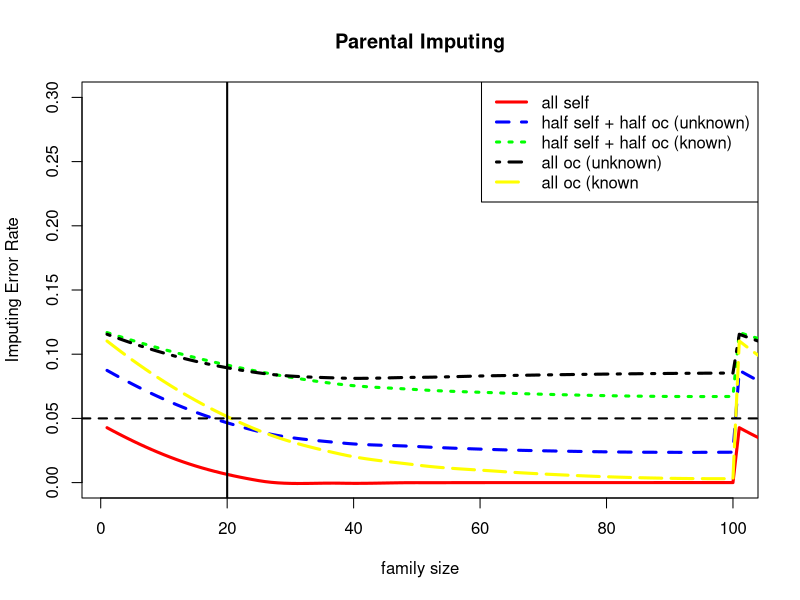
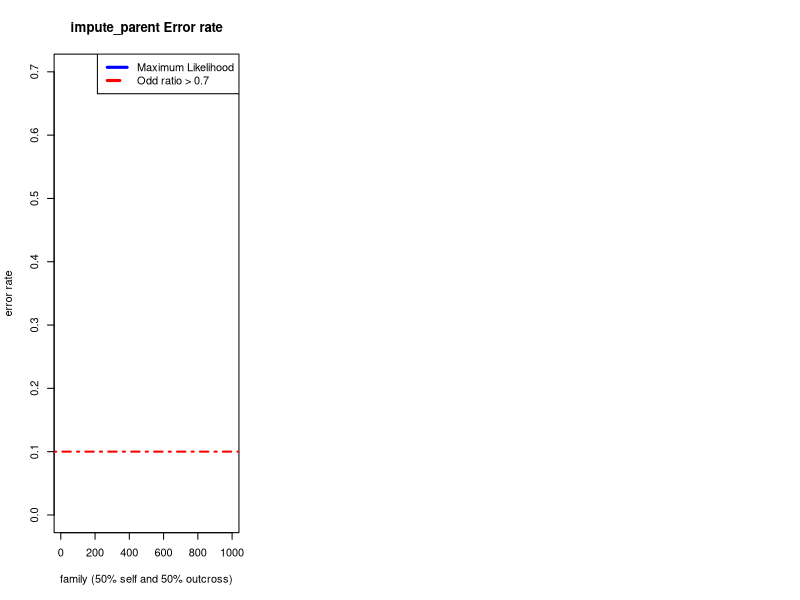

The R source for these figures, in order: (Note: this script raises an error after producing the figures.)
# Jinliang Yang
# 11.23/2015
# collect simulation results


### rate 50% self and 50% outcrossed
res1 <- read.csv("cache/simip_out1.csv")
res2 <- read.csv("cache/simip_out2.csv")
res3 <- read.csv("cache/simip_out3.csv")
res41 <- read.csv("cache/simip_out4.csv")
res42 <- read.csv("cache/simip_out4_2.csv")
res4 <- rbind(res41, res42)

res5 <- read.csv("cache/simip_out5.csv")

### plot ###############################################
lo1 <- loess(res1$error/1000~res1$size)
lo2 <- loess(res2$error/1000~res2$size)
lo3 <- loess(res3$error/1000~res3$size)
lo4 <- loess(res4$error/1000~res4$size)
lo5 <- loess(res5$error/1000~res5$size)


pdf("graphs/sim_ip.pdf", width=5, height=5)
par(mfrow=c(1,1))
plot(x=0, y=0, type="n",  main="Parental Imputing",
     xlab="family size", ylab="Imputing Error Rate", xlim=c(1, 100), ylim=c(0,0.3))
lines(predict(lo1), col="red", lwd=3, lty=1)
lines(predict(lo2), col="blue", lwd=3, lty=2)
lines(predict(lo3), col="green", lwd=3, lty=3)
lines(predict(lo4), col="black", lwd=3, lty=4)
lines(predict(lo5), col="yellow", lwd=3, lty=5)
abline(h=0.05, lty=2, lwd=2)
#abline(v=10, lwd=2)
abline(v=20, lwd=2)
legend("topright", col=c("red", "blue", "green", "black", "yellow"), lty=c(1,2,3,4,5), lwd=3,
       legend=c("all self", "half self + half oc (unknown)", "half self + half oc (known)",
                "all oc (unknown)", "all oc (known"))
dev.off()






#############
pdf("graphs/sim1_impute_parent.pdf", width=15, height=5)
par(mfrow=c(1,3))
res5 <- res5[order(res5$size), ]
plot(res5$size, res5$err1, type="l", col="blue", lwd=3, main="impute_parent Error rate",
     xlab="family (50% self and 50% outcross)", ylab="error rate", ylim=c(0, 0.7))
lines(res5$size, res5$err2, col="red", lty=2, lwd=3)
abline(h=0.1, lty=4, lwd=2, col="red")
legend("topright", lty=c(1,2), lwd=3, col=c("blue", "red"), legend=c("Maximum Likelihood", "Odd ratio > 0.7"))

res0 <- res0[order(res0$size), ]
plot(res0$size, res0$err1, type="l", col="blue", lwd=3, main="impute_parent Error rate",
     xlab="family size (0% self and 100% outcross)", ylab="error rate", ylim=c(0, 0.7))
lines(res0$size, res0$err2, col="red", lty=2, lwd=3)
abline(h=0.1, lty=4, lwd=2, col="red")
legend("topright", lty=c(1,2), lwd=3, col=c("blue", "red"), legend=c("Maximum Likelihood", "Odd ratio > 0.7"))

res1 <- res1[order(res1$size), ]
plot(res1$size, res1$err1, type="l", col="blue", lwd=3, main="impute_parent Error rate",
     xlab="family size (0% self and 100% outcross)", ylab="error rate", ylim=c(0, 0.7))
lines(res1$size, res1$err2, col="red", lty=2, lwd=3)
abline(h=0.1, lty=4, lwd=2, col="red")
legend("topright", lty=c(1,2), lwd=3, col=c("blue", "red"), legend=c("Maximum Likelihood", "Odd ratio > 0.7"))


dev.off()





